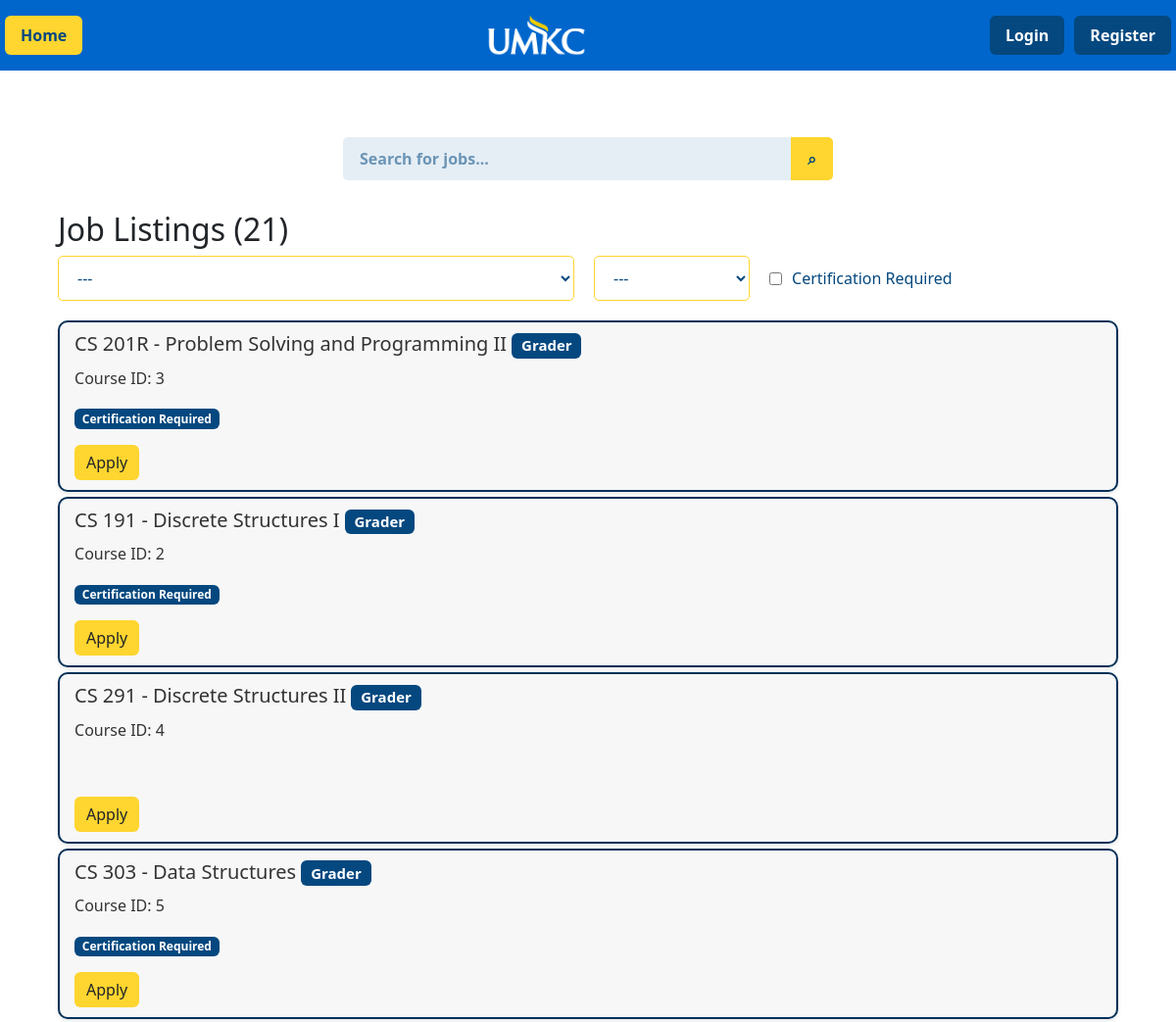
Before: / (upper part) with the older database file.
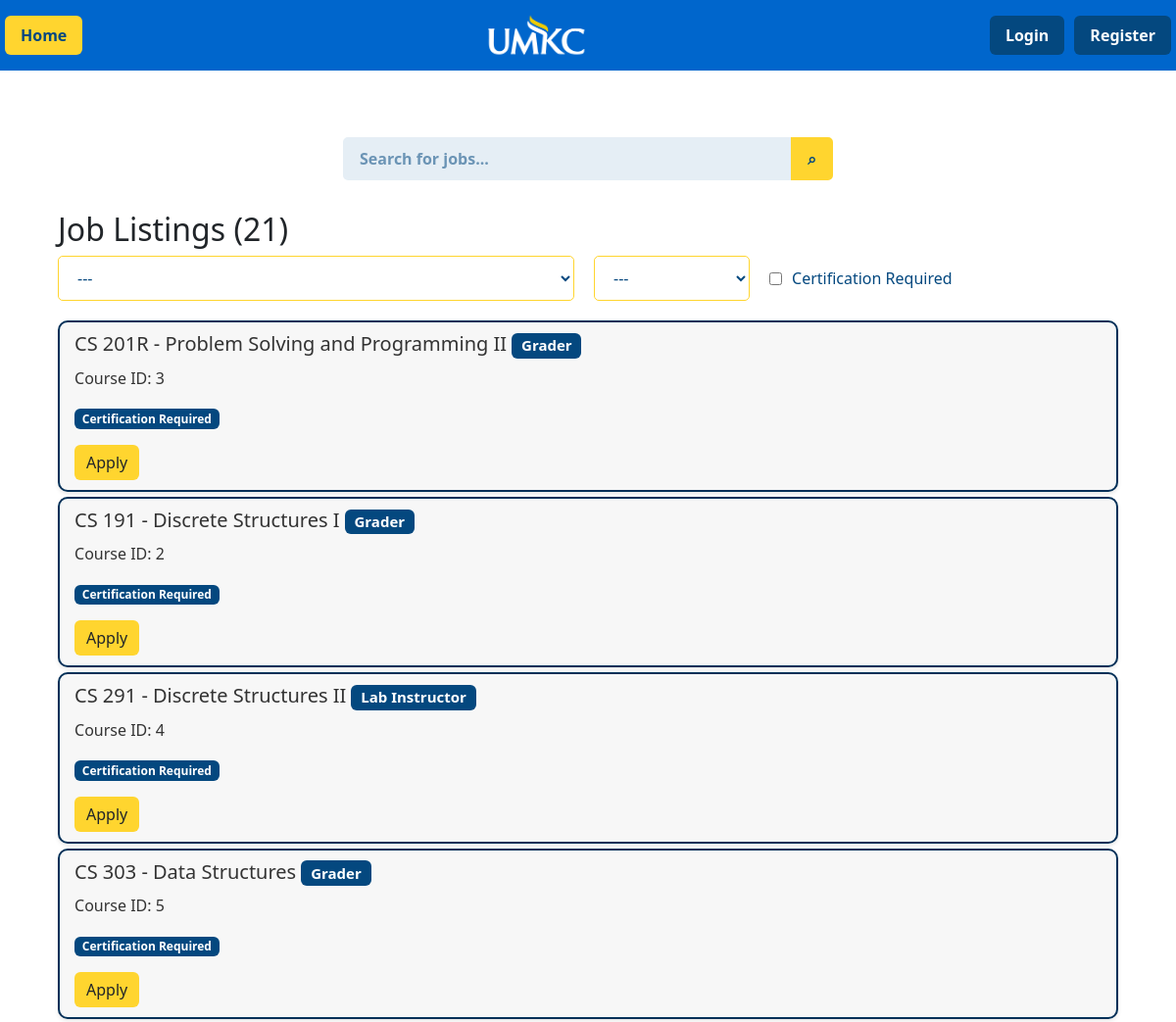
After: the same page with the newer database file.
### gta/model/models.py (models this page shows)
class Jobs(db.Model):
    __tablename__ = "Jobs"
    job_id = db.Column(db.Integer,autoincrement=True, primary_key=True )
    role_id = db.Column(db.Integer, db.ForeignKey("Roles.role_id"))
    course_required = db.Column(db.Integer, db.ForeignKey("Courses.course_id"))
    certification_required = db.Column(db.Boolean, nullable=False)
    status = db.Column(db.Boolean, nullable=False)
    user_id = db.Column(db.Integer, db.ForeignKey("Users.user_id"))

class Courses(db.Model):
    __tablename__ = "Courses"
    course_id = db.Column(db.Integer, primary_key=True)
    course_name = db.Column(db.String(25), nullable=False)
    course_level = db.Column(db.String(50), nullable=False)
    major_id = db.Column(db.Integer, db.ForeignKey("Majors.major_id"))

class Roles(db.Model):
    __tablename__ = "Roles"
    role_id = db.Column(db.Integer, primary_key=True)
    role_name = db.Column(db.String(25), nullable=False)

### gta/main/routes.py (the view)
@mbp.route('/')
def Home():
    with app.app_context():
        resj = db.session.execute(db.select(Courses.course_name, Jobs.certification_required, Roles.role_name, Courses.course_level, Courses.course_id).where(Jobs.role_id == Roles.role_id).where(Jobs.course_required == Courses.course_id)).all()
        resc = db.session.execute(db.select(Courses.course_id, Courses.course_name, Courses.course_level)).all()
        resr = db.session.execute(db.select(Roles.role_id, Roles.role_name).where(Roles.role_id > 2).where(Roles.role_id < 5)).all()
    roles = [(r[0], r[1]) for r in resr]
    roles.insert(0, ("", "---"))
    courses = [(r[0], f"{r[1]} - {r[2]}") for r in resc]
    courses.insert(0, ("", "---"))
    jobs = [r for r in resj]
    jobs2 = [list(r) for r in resj]
    for j in jobs2:
        for i in j:
            if i is True or i == "True":
                j[1] = 1
            elif i is False or i == "False":
                j[1] = 0
    jobs2 = [tuple(j) for j in jobs2]
    test_json = jsonify(jobs=jobs2)  # Use this line to test serialization
    print(test_json)  # Check your console for the output
    return render_template("index.html", jobs=jobs, jobs2=jobs2, courses=courses, roles=roles)

### gta/templates/index.html (shortened to what this page needs)
{% extends 'base.html' %}
{% block content %}
<form id="search-form" class="search-form">
    <input type="text" id="query" name="query" placeholder="Search for jobs..." required>
    <button id="search-submit" type="submit">&#8981</button>
</form>
<div class="flex-container">
    <div class="flex-child">
        <h2 id="job-list-title">Job Listings </h2>
        <form class="form-filter">
            <select id="course-filter" class="select-filter" onchange="filterJobs()">
                {% for c in courses %}
                <option value="{{ c[0] }}">{{ c[1] }}</option>
                {% endfor %}
            </select>
            <select id="role-filter" class="select-filter" onchange="filterJobs()">
                {% for r in roles %}
                <option value="{{ r[0] }}">{{ r[1] }}</option>
                {% endfor %}
            </select>
            <div class="checkbox-custom">
                <input type="checkbox" id="cert-filter" onclick="filterJobs()">
                <label for="cert-filter">Certification Required</label>
            </div>
        </form>
        <ul id="job-list-group" class="list-group">
            {% for j in jobs %}
                <li class="list-group-item">
                    <h5 id="job-name">{{ j[0] }} - {{j[3]}} <span class="badge badge-primary">{{ j[2] }}</span></h5>
                    <p id="job-course-id" value="{{j[4]}}">Course ID: {{j[4]}}</p>
                    <p id="cert-req">{% if j[1] == 1 %}<span class="badge badge-primary">Certification Required</span>{% else %}&nbsp;{% endif %}</p>
                    {% if current_user.is_authenticated %}
                        <a href="{{ url_for('form.Apply', job_id=loop.index|string) }}" class="btn apply-btn">Apply</a>
                    {% else %}
                        <a href="/login" class="btn apply-btn">Apply</a>
                    {% endif %}
                </li>
            {% endfor %}
        </ul>
    </div>
</div>
{% endblock %}

### gta/templates/base.html (shortened to what this page needs)
{% from 'bootstrap5/nav.html' import render_nav_item %}
<!DOCTYPE html>
    <head>
        {% block styles %}
            {{ bootstrap.load_css() }}
            <link rel="stylesheet" href="{{ url_for('static', filename='style.css')}}" type="text/css">
        {% endblock %}
    </head>
    <body>
        <nav class="navbar navbar-extended-sm my-navbar">
            <div class="navbar navbar-nav mr-auto">
                <ul class="nav nav-pills">
                    <li class="nav-item" name="nav-home" style="margin-inline: 5px;">
                    {{ render_nav_item('main.Home', 'Home') }}
                    </li>
                </ul>
            </div>
            <div class="navbar-center">
                <img src="{{ url_for('static', filename='images/umkc_transparent.png') }}" alt="UMKC Logo" style="max-height: 50px;">
            </div>
            <div class="navbar navbar-nav ml-auto">
                <ul class="nav nav-pills">
                    {% if current_user.is_authenticated %}
                        <li class="nav-item" name="nav-profile" style="margin-inline: 5px;">
                            {{ render_nav_item('form.ProfilePage', current_user.user_fname ~ ' ' ~ current_user.user_lname) }}
                        </li>
                        <li class="nav-item" name="nav-logout" style="margin-inline: 5px;">
                            {{ render_nav_item('main.Logout', 'Logout')}}
                        </li>
                    {% else %}
                        <li class="nav-item" name="nav-login" style="margin-inline: 5px;">
                        {{ render_nav_item('form.LoginPage', 'Login') }}
                        </li>
                        <li class="nav-item" name="nav-register" style="margin-inline: 5px;">
                            {{ render_nav_item('form.RegisterPage', 'Register') }}
                        </li>
                    {% endif %}
                </ul>
            </div>
        </nav>
    <main class="m-4 p-4">
        {% block content %}
        {% endblock %}
    </main>
    </body>
</html>

### gta/static/style.css (style rules this page uses)
.my-navbar { background-color: var(--light-blue); color: var(--dark-blue); }
.nav-pills .nav-link { background-color: var(--dark-blue); color: var(--white); font-weight: bold; }
.nav-pills .nav-link.active { background-color: var(--yellow); color: var(--dark-blue); }
.apply-btn { background-color: var(--yellow); border: none; }
.badge-primary { background-color: var(--dark-blue); color: var(--white); }
.flex-container { display: flex; }
.flex-child { flex: 1; margin: 1%; }
.flex-child:first-child { margin-right: 1%; }
.list-group-item { width: 100%; padding: 10px 15px; margin-bottom: 5px; background-color: #f7f7f7; border: 2px solid var(--hover-blue); border-radius: 10px; font-weight: 500; color: #333; box-shadow: 0 2px 4px rgba(0, 0, 0, 0.1); }
.list-group-item:first-child { border-top-left-radius: 10px; border-top-right-radius: 10px; }
.list-group { margin-bottom: 10px; }
.search-form { display: flex; justify-content: center; align-items: center; max-width: 500px; margin: 20px auto; }
.search-form input[type="text"] { flex-grow: 1; padding: 8px 15px; border-radius: 5px 0 0 5px; border: 2px solid var(--search-bg-blue); background-color: var(--search-bg-blue); }
.search-form button { padding: 8px 15px; background-color: var(--yellow); color: var(--dark-blue); border: 2px solid var(--yellow); border-radius: 0 5px 5px 0; border-color: var(--yellow); cursor: pointer; font-weight: bold; transition: background-color 0.3s, border-color 0.3s; }
input::placeholder { font-weight: bold; color: var(--search-input-blue); }
.my-navbar { display: flex; justify-content: space-between; align-items: center; }
.navbar-center { flex-grow: 1; display: flex; justify-content: center; }
.navbar-center img { max-height: 50px; }
.select-filter { padding: 10px 15px; border: 1px solid var(--yellow); background-color: var(--white); border-radius: 5px; font-size: 1em; color: var(--dark-blue); margin-right: 10px; cursor: pointer; transition: background-color 0.2s, border-color 0.2s; }
.checkbox-custom { display: flex; align-items: center; cursor: pointer; color: var(--dark-blue); }
.checkbox-custom input[type="checkbox"] { margin-right: 5px; cursor: pointer; accent-color: var(--yellow); }
.checkbox-custom label { margin-left: 5px; }
.form-filter { display: flex; align-items: center; gap: 10px; margin-bottom: 20px; }

Changed rows visible on the page:
changed Jobs "CS 291": role_name "Grader" → "Lab Instructor"; now shows "Certification Required"
